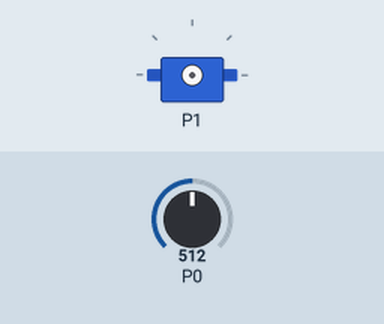
Simulated run of this program. Board: BBC micro:bit (MakeCode). On the bench: servo. Inputs (shaded band) come from the test bench; at power-on: P0 = 512 (analog values on the 0–1023 scale).

Above: at 1.2 s.
1.3 s: P0 set to 490
At 2.3 s:
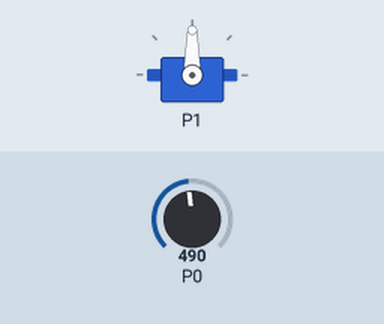
4.3 s: P0 set to 510
At 5.1 s:
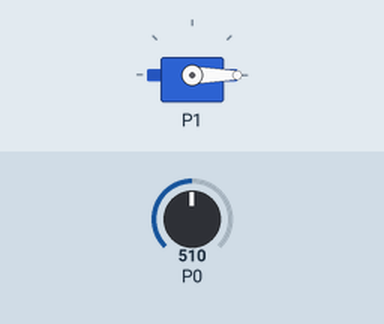
5.8 s: P0 set to 306
At 6.1 s:
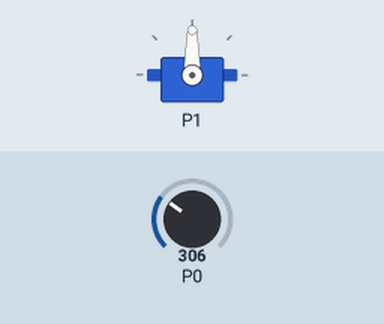
8.8 s: P0 set to 511
At 10.1 s:
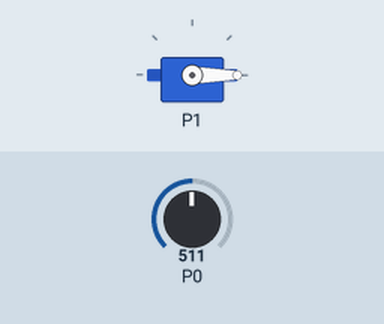
Timing chart, 0 to 11.3 s (numbered marks = the images above; inputs shaded):
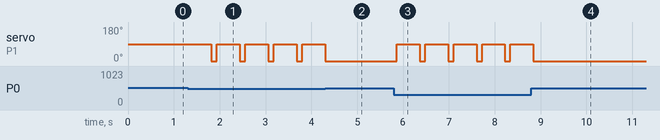

The program:

main.ts
```typescript
let limiar = 500 // Ajuste este valor conforme a sensibilidade desejada do LDR
let posicao_servo_baixo = 0
let posicao_servo_cima = 90

basic.forever(function () {
    // Lê o valor do LDR no pino P0
    let valorLDR = pins.analogReadPin(AnalogPin.P0)

    // Se o valor lido for menor que o limiar (cacto detectado), faz o pulo
    if (valorLDR < limiar) {
        // Move o servo para fazer o "pulo"
        pins.servoWritePin(AnalogPin.P1, posicao_servo_cima)
        basic.pause(500)  // Aguarda o "pulo"

        // Retorna o servo à posição inicial
        pins.servoWritePin(AnalogPin.P1, posicao_servo_baixo)
    }

    // Pequeno delay para evitar leituras muito rápidas
    basic.pause(100)
})
```

test.ts
```typescript
// testes vão aqui; isto não será compilado quando este pacote for usado como uma extensão.
```

Measured:
- the behaviour switches between 500 and 499 on P0 (found by bisection; images 0 and 1)
- after the input at 1.3 s, servo on P1: alternates 90° for 0.50 s and 0° for 0.12 s, starting after 0.52 s
- after the input at 4.3 s, servo on P1: goes on until 4.3 s, then stays 0°
- after the input at 5.8 s, servo on P1: alternates 90° for 0.50 s and 0° for 0.12 s, starting after 0.06 s
- after the input at 8.8 s, servo on P1: goes on until 8.8 s, then stays 0°
